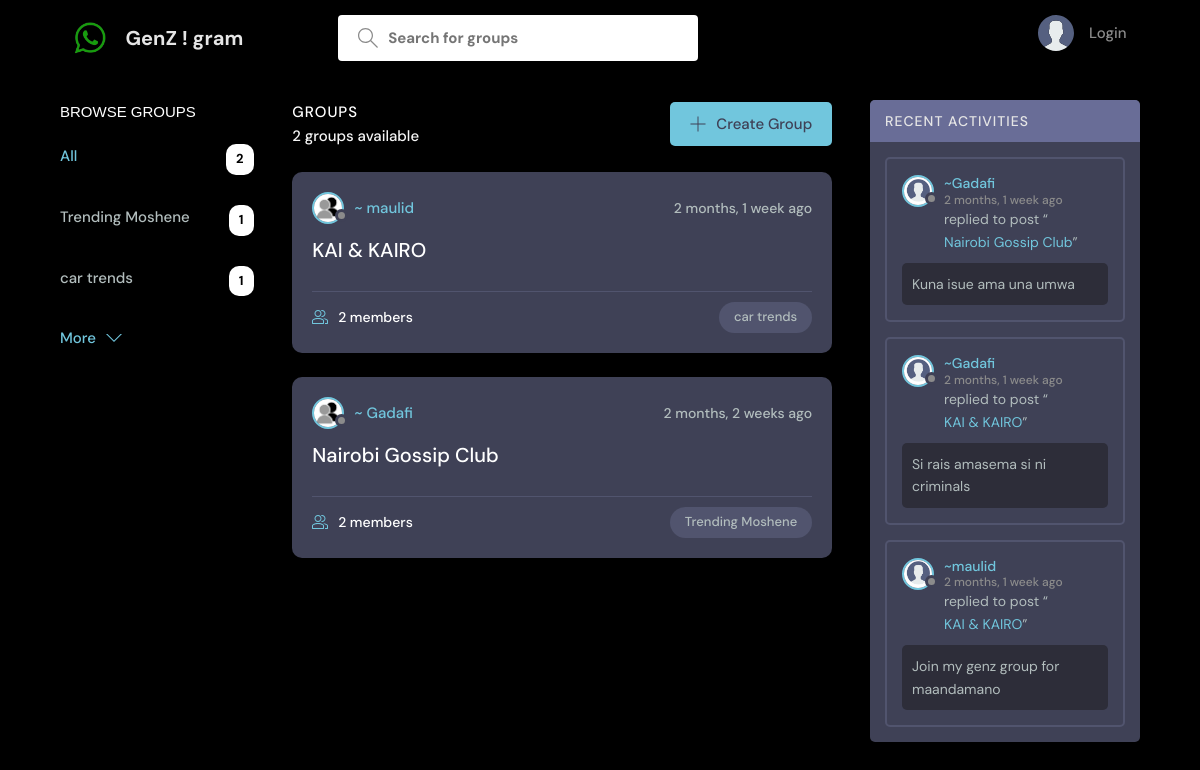
Page /chatpagehome on the committed database.
### Onlinesms/models.py (models this page shows, shortened)
class Group(models.Model):
    name = models.CharField(max_length=200)

class Room(models.Model):
    host = models.ForeignKey(User, on_delete=models.SET_NULL, null=True)
    topic = models.ForeignKey(Group, on_delete=models.SET_NULL, null=True)
    name = models.CharField(max_length=200)
    description = models.TextField(null=True, blank=True)
    participants = models.ManyToManyField(
        User, related_name='participants', blank=True)
    updated = models.DateTimeField(auto_now=True)
    created = models.DateTimeField(auto_now_add=True)
    class Meta:
        ordering = ['-updated', '-created']
    def __str__(self):
        return self.name

class Message(models.Model):
    user = models.ForeignKey(User, on_delete=models.CASCADE)
    room = models.ForeignKey(Room, on_delete=models.CASCADE)
    body = models.TextField()
    updated = models.DateTimeField(auto_now=True)
    created = models.DateTimeField(auto_now_add=True)
    class Meta:
        ordering = ['-updated', '-created']

### Onlinesms/views.py (the view)
# urls.py: path('chatpagehome', views.chatpagehome, name="chatpagehome"),
def chatpagehome(request):
    q = request.GET.get('q') if request.GET.get('q') != None else ''
    rooms = Room.objects.filter(
        Q(topic__name__icontains=q) |
        Q(name__icontains=q) |
        Q(description__icontains=q)
    )
    topics = Group.objects.all()[0:5]
    room_count = rooms.count()
    room_messages = Message.objects.filter(
        Q(room__topic__name__icontains=q))[0:3]
    context = {'rooms': rooms, 'topics': topics,
               'room_count': room_count, 'room_messages': room_messages}
    return render(request, 'chatpage.html', context)

### templates/chatpage.html (shortened to what this page needs)
{% extends 'main.html' %}
{% block content %}
<main class="layout layout--3">
  <div class="container">
    {% include 'topics_component.html' %}
    <div class="roomList">
      <div class="roomList__header">
        <div>
          <h2> Groups</h2>
          <p>{{room_count}} groups available</p>
        </div>
        <a class="btn btn--main" href="{% url 'create-room' %}">
          <svg version="1.1" xmlns="http://www.w3.org/2000/svg" width="32" height="32" viewBox="0 0 32 32">
            <title>add</title>
            <path
              d="M16.943 0.943h-1.885v14.115h-14.115v1.885h14.115v14.115h1.885v-14.115h14.115v-1.885h-14.115v-14.115z">
            </path>
          </svg>
          Create Group
        </a>
      </div>
      {% include 'feed_component.html' %}
    </div>
    {% include 'activity_component.html' %}
  </div>
</main>
{% endblock %}

### templates/topics_component.html
<div class="topics">
    <div class="topics__header">
        <h2>Browse Groups</h2>
    </div>
    <ul class="topics__list">
        <li>
            <a href="{% url 'chatpagehome' %}" class="active">All <span>{{topics.count}}</span></a>
        </li>
        {% for topic in topics %}
        <li>
            <a href="{% url 'chatpagehome' %}?q={{topic.name}}">{{topic.name}}<span>{{topic.room_set.all.count}}</span></a>
        </li>
        {% endfor %}
    </ul>
    <a class="btn btn--link" href="{% url 'topics' %}">
        More
        <svg version="1.1" xmlns="http://www.w3.org/2000/svg" width="32" height="32" viewBox="0 0 32 32">
            <title>chevron-down</title>
            <path d="M16 21l-13-13h-3l16 16 16-16h-3l-13 13z"></path>
        </svg>
    </a>
</div>

### templates/feed_component.html (shortened to what this page needs)
{% load static %}
{% for room in rooms %}
<div class="roomListRoom">
    <div class="roomListRoom__header">
        <a href="{% url 'user-profile' room.host.id %}" class="roomListRoom__author">
            <div class="avatar avatar--small">
                <img src="{% static 'moi/img/group.png'%}">
            </div>
            <span> ~ {{room.host.username}}</span>
        </a>
        <div class="roomListRoom__actions">
            <span>{{room.created|timesince}} ago</span>
        </div>
    </div>
    <div class="roomListRoom__content">
        <a href="{% url 'room' room.id %}">{{room.name}}</a>
    </div>
    <div class="roomListRoom__meta">
        <a href="{% url 'room' room.id %}" class="roomListRoom__joined">
            {{room.participants.all.count}} members
        </a>
        <p class="roomListRoom__topic">{{room.topic.name}}</p>
    </div>
</div>
{% endfor %}

### templates/activity_component.html (shortened to what this page needs)
{% load static %}
<div class="activities">
    <div class="activities__header">
        <h2>Recent Activities</h2>
    </div>
    {% for message in room_messages %}
    <div class="activities__box">
        <div class="activities__boxHeader roomListRoom__header">
            <a href="{% url 'user-profile' message.user.id %}" class="roomListRoom__author">
                <div class="avatar avatar--small">
                    <img src="{% static 'moi/img/profile.png'%}">
                </div>
                <p>
                    ~{{message.user.username}}
                    <span>{{message.created|timesince}} ago</span>
                </p>
            </a>
        </div>
        <div class="activities__boxContent">
            <p>replied to post “<a href="{% url 'room' message.room.id %}">{{message.room}}</a>”</p>
            <div class="activities__boxRoomContent">{{message.body}}</div>
        </div>
    </div>
    {% endfor %}
</div>

### rows in the picture
Group: name "Trending Moshene", room_set.all.count "1"
Group: name "car trends", room_set.all.count "1"
Room: host.username "maulid", created "2 months, 1 week", name "KAI & KAIRO", participants.all.count "2", topic.name "car trends"
Room: host.username "Gadafi", created "2 months, 2 weeks", name "Nairobi Gossip Club", participants.all.count "2", topic.name "Trending Moshene"
Message: user.username "Gadafi", created "2 months, 1 week", room "Nairobi Gossip Club", body "Kuna isue ama una umwa"
Message: user.username "Gadafi", created "2 months, 1 week", room "KAI & KAIRO", body "Si rais amasema si ni criminals"
Message: user.username "maulid", created "2 months, 1 week", room "KAI & KAIRO", body "Join my genz group for maandamano"

### other values in the picture
{{ topics.count }} "2"
{{ room_count }} "2"
